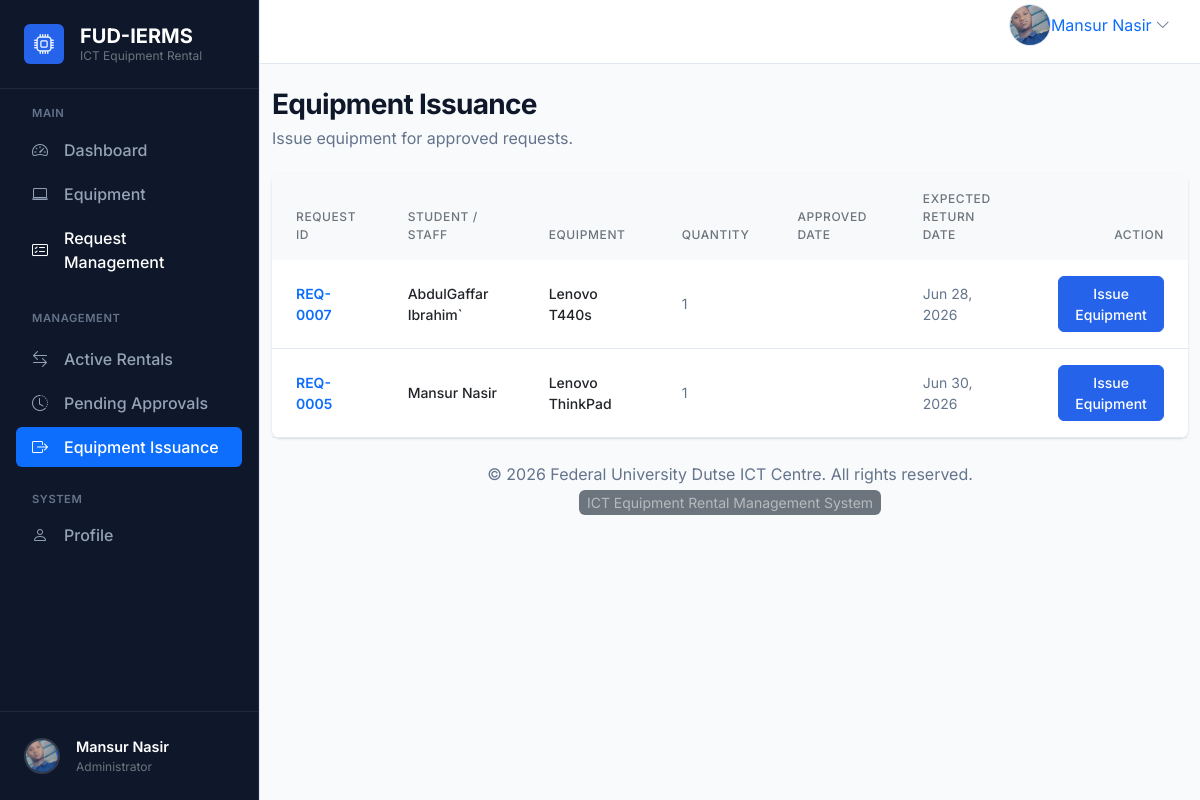
/rentals/issuance/ (signed in), run on an earlier commit of the app's database.
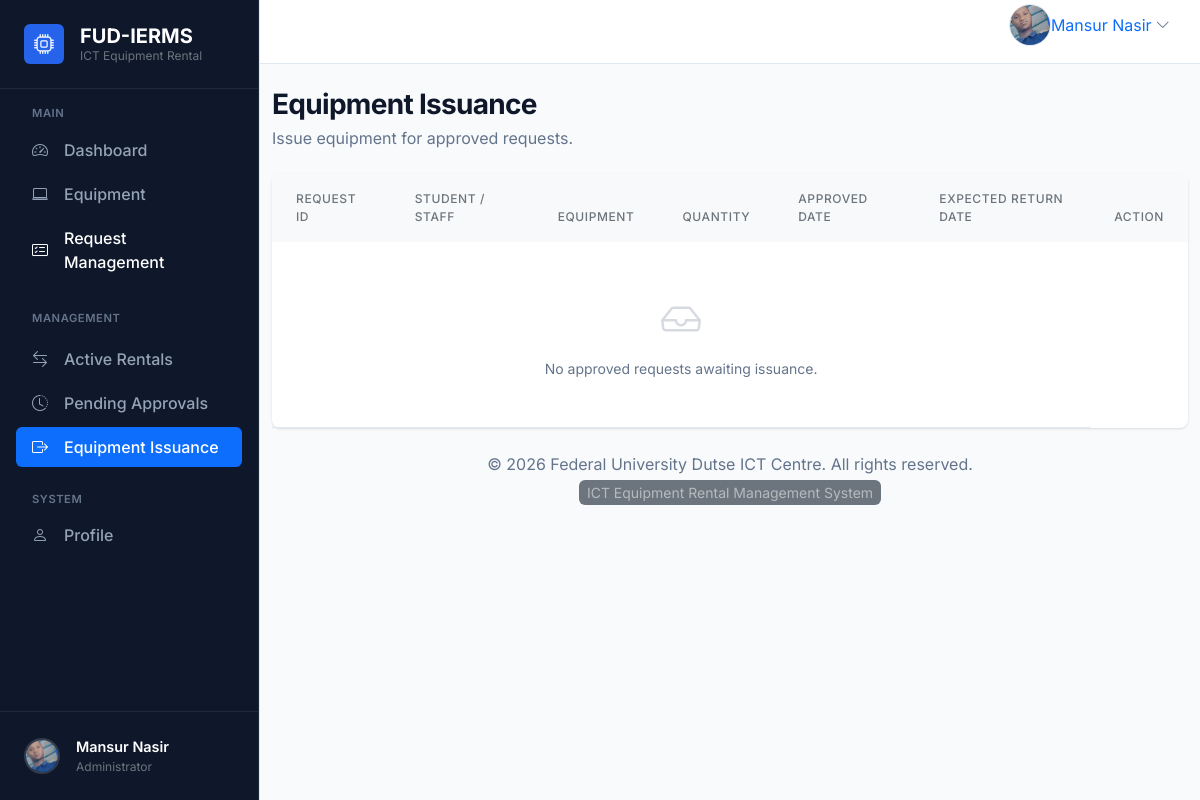
And on a later commit of the database.
### rentals/models.py (models this page shows, shortened)
class RentalRequest(models.Model):
    class Status(models.TextChoices):
        PENDING = "PENDING", "Pending"
        APPROVED = "APPROVED", "Approved"
        REJECTED = "REJECTED", "Rejected"
    requester = models.ForeignKey(
        settings.AUTH_USER_MODEL,
        on_delete=models.CASCADE,
        related_name="rental_requests",
    )
    equipment = models.ForeignKey(
        Equipment,
        on_delete=models.CASCADE,
        related_name="rental_requests",
    )
    quantity = models.PositiveIntegerField(default=1)
    purpose = models.TextField()
    request_date = models.DateField()
    expected_return_date = models.DateField()
    status = models.CharField(
        max_length=20,
        choices=Status.choices,
        default=Status.PENDING,
        db_index=True,
    )
    remarks = models.TextField(blank=True)
    approved_date = models.DateField(null=True, blank=True, db_index=True)
    created_at = models.DateTimeField(auto_now_add=True)
    updated_at = models.DateTimeField(auto_now=True)
    class Meta:
        ordering = ["-created_at"]
        indexes = [
            models.Index(fields=["status"]),
            models.Index(fields=["requester"]),
            models.Index(fields=["equipment"]),
            models.Index(fields=["request_date"]),
        ]

### accounts/models.py (models this page shows, shortened)
class User(AbstractUser):
    objects = CustomUserManager()
    class Role(models.TextChoices):
        ADMIN = "ADMIN", "Admin"
        STUDENT = "STUDENT", "Student"
        STAFF = "STAFF", "Staff"
    role = models.CharField(
        max_length=20,
        choices=Role.choices,
        default=Role.STUDENT,
        db_index=True,
    )
    phone = models.CharField(max_length=20, blank=True, db_index=True)
    faculty = models.CharField(max_length=255, blank=True, db_index=True)
    department = models.CharField(max_length=255, blank=True, db_index=True)
    profile_image = models.ImageField(
        upload_to="profile_images/",
        blank=True,
        null=True,
    )
    created_at = models.DateTimeField(auto_now_add=True)
    updated_at = models.DateTimeField(auto_now=True)
    class Meta:
        verbose_name = "User"
        verbose_name_plural = "Users"
        ordering = ["-created_at"]
        indexes = [
            models.Index(fields=["role"]),
            models.Index(fields=["phone"]),
            models.Index(fields=["faculty"]),
            models.Index(fields=["department"]),
        ]

### equipment/models.py (models this page shows, shortened)
class Equipment(models.Model):
    class Category(models.TextChoices):
        LAPTOP = "LAPTOP", "Laptop"
        PROJECTOR = "PROJECTOR", "Projector"
        PRINTER = "PRINTER", "Printer"
        SCANNER = "SCANNER", "Scanner"
        CAMERA = "CAMERA", "Camera"
        NETWORKING = "NETWORKING", "Networking Device"
    class Status(models.TextChoices):
        AVAILABLE = "AVAILABLE", "Available"
        UNAVAILABLE = "UNAVAILABLE", "Unavailable"
        MAINTENANCE = "MAINTENANCE", "Maintenance"
    class Condition(models.TextChoices):
        EXCELLENT = "EXCELLENT", "Excellent"
        GOOD = "GOOD", "Good"
        FAIR = "FAIR", "Fair"
        DAMAGED = "DAMAGED", "Damaged"
    name = models.CharField(max_length=255)
    category = models.CharField(
        max_length=50,
        choices=Category.choices,
        default=Category.LAPTOP,
        db_index=True,
    )
    description = models.TextField(blank=True)
    serial_number = models.CharField(max_length=100, unique=True)
    quantity = models.PositiveIntegerField(default=1)
    available_quantity = models.PositiveIntegerField(default=1)
    condition = models.CharField(
        max_length=50,
        choices=Condition.choices,
        default=Condition.EXCELLENT,
    )
    image = models.ImageField(
        upload_to="equipment_images/",
        blank=True,
        null=True,
    )
    status = models.CharField(
        max_length=50,
        choices=Status.choices,
        default=Status.AVAILABLE,
        db_index=True,
    )
    created_at = models.DateTimeField(auto_now_add=True)
    updated_at = models.DateTimeField(auto_now=True)
    class Meta:
        ordering = ["name"]
        indexes = [
            models.Index(fields=["category"]),
            models.Index(fields=["status"]),
        ]

### rentals/views.py (the view)
# urls.py: path("issuance/", views.EquipmentIssuanceListView.as_view(), name="issuance_list"),
class EquipmentIssuanceListView(LoginRequiredMixin, AdminRequiredMixin, ListView):
    model = RentalRequest
    template_name = "rentals/equipment_issuance.html"
    context_object_name = "requests"
    paginate_by = 10
    def get_queryset(self):
        qs = super().get_queryset().select_related("requester", "equipment")
        return qs.filter(status=RentalRequest.Status.APPROVED, rental__isnull=True)

### accounts/context_processors.py (called while the page is built)
def branding(request: Any) -> dict[str, str]:
    return {
        "system_name": getattr(settings, "SYSTEM_NAME", "ICT Equipment Rental Management System"),
        "short_system_name": getattr(settings, "SHORT_SYSTEM_NAME", "FUD EquipTrack"),
        "organization_name": getattr(settings, "ORGANIZATION_NAME", "Federal University Dutse ICT Centre"),
        "system_description": getattr(
            settings,
            "SYSTEM_DESCRIPTION",
            "A secure platform for requesting, issuing, tracking, and managing ICT equipment.",
        ),
        "copyright_text": getattr(
            settings,
            "COPYRIGHT_TEXT",
            "© 2026 Federal University Dutse ICT Centre",
        ),
    }

### rentals/views.py (called while the page is built)
    def test_func(self):
        user = self.request.user
        return user.is_authenticated and (user.role == User.Role.ADMIN or user.is_superuser)

### templates/rentals/equipment_issuance.html (shortened to what this page needs)
{% extends "base.html" %}
{% block content %}
<div class="d-flex flex-column flex-md-row justify-content-between align-items-start align-items-md-center mb-4 gap-3">
  <div>
    <h1 class="h3 fw-bold mb-1" style="color: var(--text-main);">Equipment Issuance</h1>
    <p class="text-muted mb-0">Issue equipment for approved requests.</p>
  </div>
</div>
<div class="card mb-0 shadow-sm border-0">
  <div class="card-body p-0">
    <div class="table-responsive">
      <table class="table table-hover mb-0 align-middle">
        <thead class="bg-light">
          <tr>
            <th class="border-0 px-4 py-3 text-secondary" style="font-size: 0.75rem; text-transform: uppercase;">Request ID</th>
            <th class="border-0 px-4 py-3 text-secondary" style="font-size: 0.75rem; text-transform: uppercase;">Student / Staff</th>
            <th class="border-0 px-4 py-3 text-secondary" style="font-size: 0.75rem; text-transform: uppercase;">Equipment</th>
            <th class="border-0 px-4 py-3 text-secondary" style="font-size: 0.75rem; text-transform: uppercase;">Quantity</th>
            <th class="border-0 px-4 py-3 text-secondary" style="font-size: 0.75rem; text-transform: uppercase;">Approved Date</th>
            <th class="border-0 px-4 py-3 text-secondary" style="font-size: 0.75rem; text-transform: uppercase;">Expected Return Date</th>
            <th class="border-0 px-4 py-3 text-secondary text-end" style="font-size: 0.75rem; text-transform: uppercase;">Action</th>
          </tr>
        </thead>
        <tbody>
          {% if requests %}
            {% for req in requests %}
            <tr>
              <td class="px-4 py-3"><a href="{% url 'rentals:detail' req.pk %}" class="text-primary text-decoration-none fw-semibold">REQ-{{ req.pk|stringformat:"04d" }}</a></td>
              <td class="px-4 py-3 text-dark fw-medium">{{ req.requester.get_full_name|default:req.requester.username }}</td>
              <td class="px-4 py-3 fw-medium text-dark">{{ req.equipment.name }}</td>
              <td class="px-4 py-3 text-muted">{{ req.quantity }}</td>
              <td class="px-4 py-3 text-muted">{{ req.approved_date|date:"M d, Y" }}</td>
              <td class="px-4 py-3 text-muted">{{ req.expected_return_date|date:"M d, Y" }}</td>
              <td class="px-4 py-3 text-end">
                <a href="{% url 'rentals:issue' req.pk %}" class="btn btn-sm btn-primary">Issue Equipment</a>
              </td>
            </tr>
            {% endfor %}
          {% else %}
            <tr>
              <td colspan="6" class="text-center py-5 text-muted">
                <i class="bi bi-inbox fs-1 d-block mb-2 text-muted opacity-25"></i>
                No approved requests awaiting issuance.
              </td>
            </tr>
          {% endif %}
        </tbody>
      </table>
    </div>
  </div>
</div>
{% endblock content %}

What changed in the data, as far as the page shows it:
removed RentalRequest: pk "0007", requester.get_full_name "AbdulGaffar Ibrahim`", equipment.name "Lenovo T440s", quantity "1", expected_return_date "Jun 28, 2026"
removed RentalRequest: pk "0005", requester.get_full_name "Mansur Nasir", equipment.name "Lenovo ThinkPad", quantity "1", expected_return_date "Jun 30, 2026"
Also different on the page:
text now shown: "No approved requests awaiting issuance."
